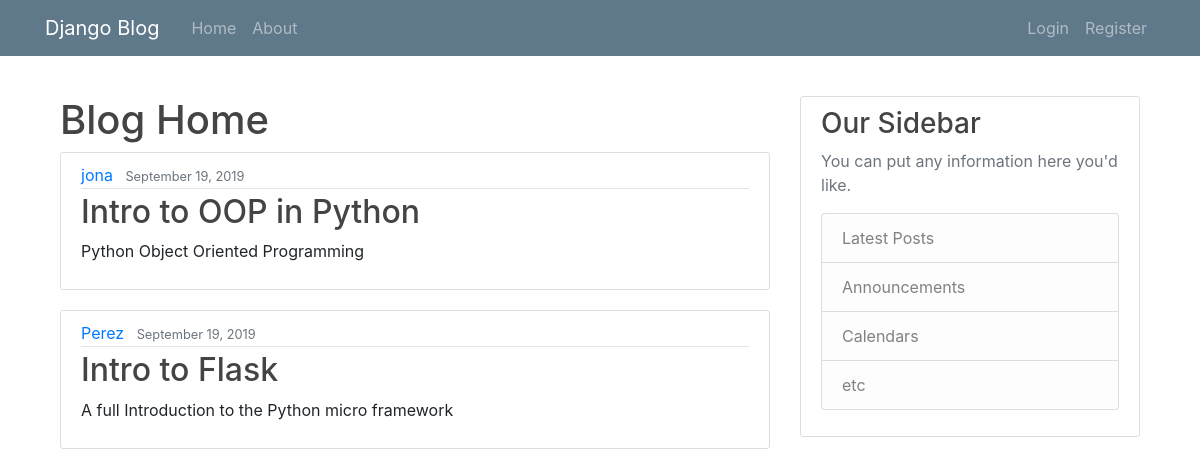
The page / on the database its author committed.
### blog/models.py (models this page shows, shortened)
class Post(models.Model):
    title=models.CharField(max_length=100)
    content=models.TextField()
    date_posted=models.DateTimeField(default=timezone.now)
    author=models.ForeignKey(User,on_delete=models.CASCADE) #if a user is deleted, we delete the post

### blog/views.py (the view)
# urls.py: path('', views.home,name='blog-home'),
def home(request):
    context={
        'posts' : Post.objects.all()
    }
    return render(request,'blog/index.html',context=context)

### blog/templates/blog/index.html
{% extends 'blog/base.html' %}
{% block body %}
<h1>Blog Home</h1>
    {% for post in posts %}
<article class="media content-section">
    <div class="media-body">
      <div class="article-metadata">
        <a class="mr-2" href="#">{{ post.author }}</a>
        <small class="text-muted">{{ post.date_posted|date:'F d, Y'}}</small>
      </div>
      <h2><a class="article-title" href="#">{{ post.title }}</a></h2>
      <p class="article-content">{{ post.content }}</p>
    </div>
  </article>
    {% endfor %}
{% endblock body %}

### blog/static/blog/main.css (style rules this page uses)
body { background: #fafafa; color: #333333; margin-top: 5rem; }
h1, h2, h3, h4, h5, h6 { color: #444444; }
.content-section { background: #ffffff; padding: 10px 20px; border: 1px solid #dddddd; border-radius: 3px; margin-bottom: 20px; }
.article-title { color: #444444; }
.article-content { white-space: pre-line; }
.article-metadata { padding-bottom: 1px; margin-bottom: 4px; border-bottom: 1px solid #e3e3e3 }

### rows shown on the page
Post: author "jona", date_posted "September 19, 2019", title "Intro to OOP in Python", content "Python Object Oriented Programming"
Post: author "Perez", date_posted "September 19, 2019", title "Intro to Flask", content "A full Introduction to the Python micro framework"
